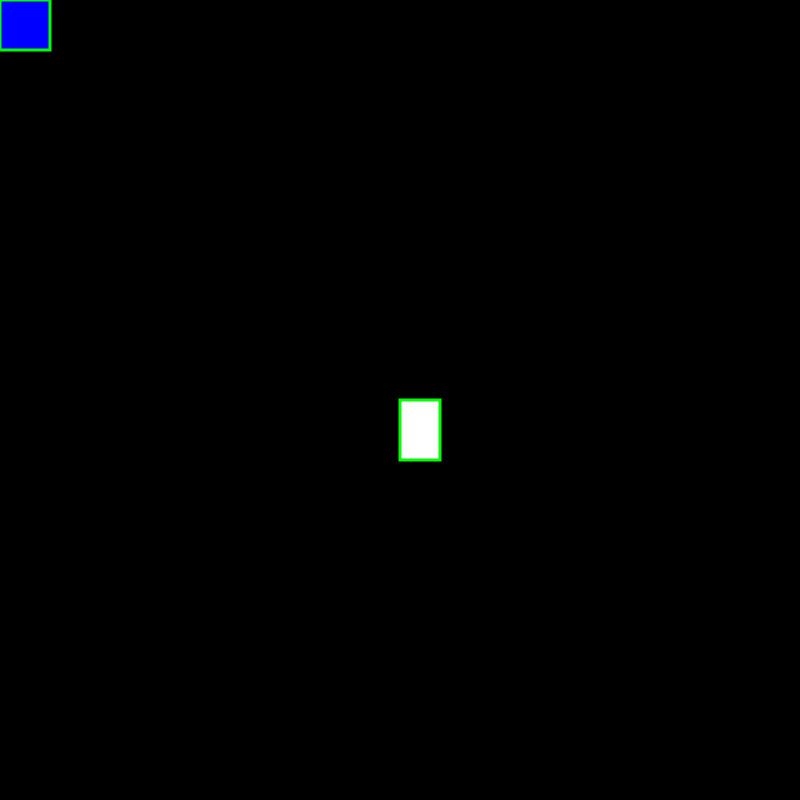
Frame 1 (no input)
Frame 60 (no input): identical to frame 1, image omitted
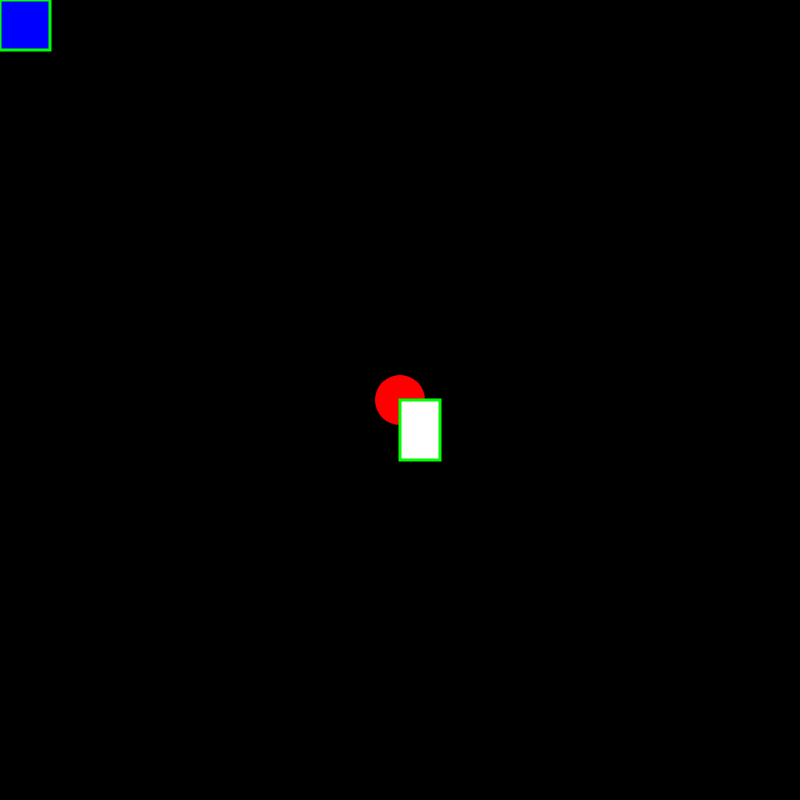
Frame 120 (the mouse pressed at the canvas centre since frame 60)

The p5.js sketch that drew these frames (run headless with seeded random() and noise() and a simulated clock; from frame 60 on, the mouse is pressed at the canvas centre):

// p5.js sketch
// ── sketch.js
function setup() {
  createCanvas(800, 800);
  background(0);
}

function draw() {
  // put drawing code here
  background(0);
  fill(255, 0, 0);
  noStroke();
  ellipse(mouseX, mouseY, 50, 50);

  fill(255);
  stroke(0, 255, 0);
  strokeWeight(3);
  rect(width/2, height/2, 40, 60);
  fill(0, 0, 255);
  rect(0, 0, 50, 50)
}
